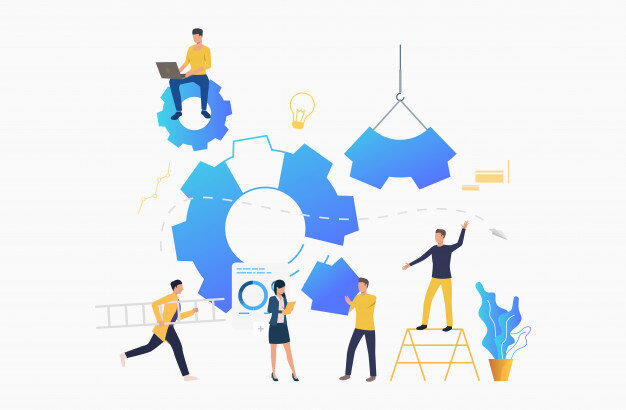
#> input picture project-5.jpeg, 626 x 410 px
$ python basic_image.py
#> lines starting #> are read from the running program, lines starting #| are printed output that depends on the picture
import cv2
image=cv2.imread("./project-5.jpeg")
#> image is the input picture: shape (410, 626, 3); mean B, G, R 242.1, 236.1, 229.9

w,h,ch=image.shape
#> w = 410; h = 626; ch = 3
w=round(w*0.7)
#> w = 287
h=round(w*0.7)
#> h = 201

small_image=cv2.resize(image,(w,h))
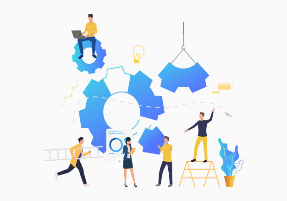
#> small_image: shape (201, 287, 3); mean B, G, R 242, 236, 229.9
gray_image=cv2.cvtColor(image,cv2.COLOR_BGR2GRAY)
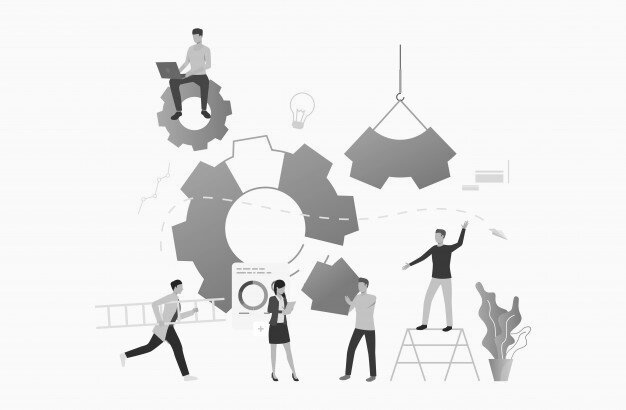
#> gray_image: shape (410, 626); min 20, max 255, mean 234.9
jadu=cv2.cvtColor(image,cv2.COLOR_RGB2BGR)

cv2.imshow("small Image",small_image)
cv2.imshow("gray image",gray_image)
cv2.imshow("jadu image",jadu)

x1, y1 = 120, 150  # Top-left corner of the box
x2, y2 = 220, 270  # Bottom-right corner of the box

cv2.rectangle(image, (x1, y1), (x2, y2), (0, 255, 0), thickness=2)
cv2.putText(image, "Ayush Choudhary",(x1, y1 - 10),cv2.FONT_HERSHEY_SIMPLEX, 0.7, (0,0,0),2)
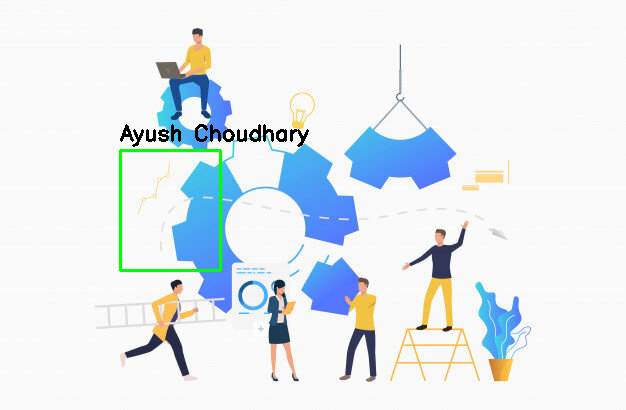
#> image: shape (410, 626, 3); mean B, G, R 239.6, 235.1, 227.9

cv2.imshow("My Image",image)
cv2.waitKey(0)


# task1-original image par ractangle banana hai or rancatngle ke just  upper ik text homa chaiye
#
#

$ run again, with download.jpeg copied over project-5.jpeg
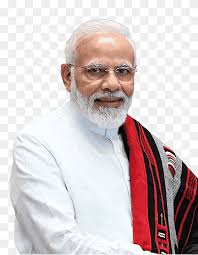
#> input picture download.jpeg, 198 x 255 px
#> image is the input picture: shape (255, 198, 3); mean B, G, R 200.9, 200.3, 212.2
#> `small_image=cv2.resize(image,(w,h))`:
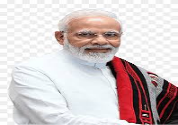
#> small_image: shape (125, 178, 3); mean B, G, R 200.8, 200.1, 212.1
#> `cv2.putText(image, "Ayush Choudhary",(x1, y1 - 10),cv2.FONT_HERSHEY_SI..`:
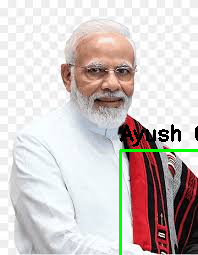
#> image: shape (255, 198, 3); mean B, G, R 197.4, 199.5, 208.2
